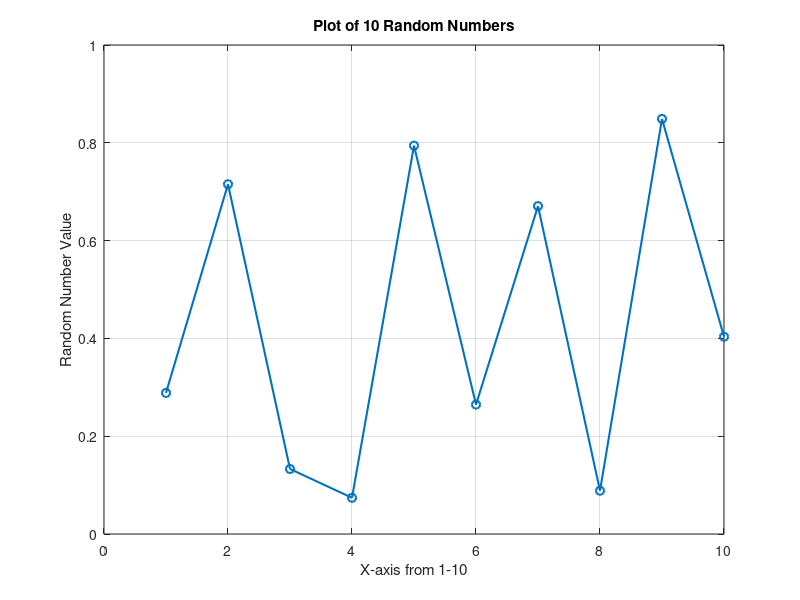

Write MATLAB code to recreate this figure.
% Create a program where you will use a for-loop to generate 
% 10 random numbers and generate a plot (with x axis being 1 to 10 
% and y axis being the random number generated). 
% Include axis labels for the generated plot.

% array of 10 values
numbers = zeros(1,10);

for i = 1:10
    numbers(i) = rand();
end

% x-axis
x = 1:10; 

% plot
plot(x, numbers, '-o', 'LineWidth', 1.5);
xlabel('X-axis from 1-10');
ylabel('Random Number Value');
title('Plot of 10 Random Numbers');
grid on;
